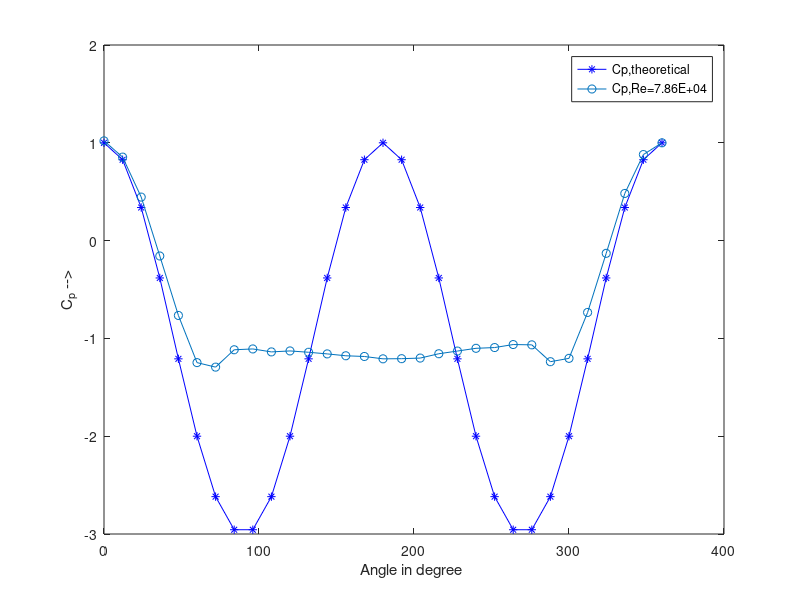
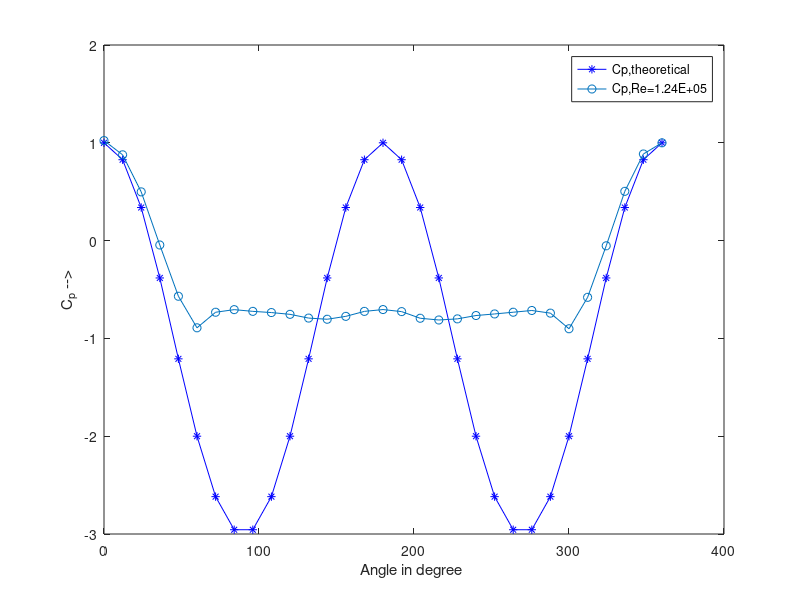
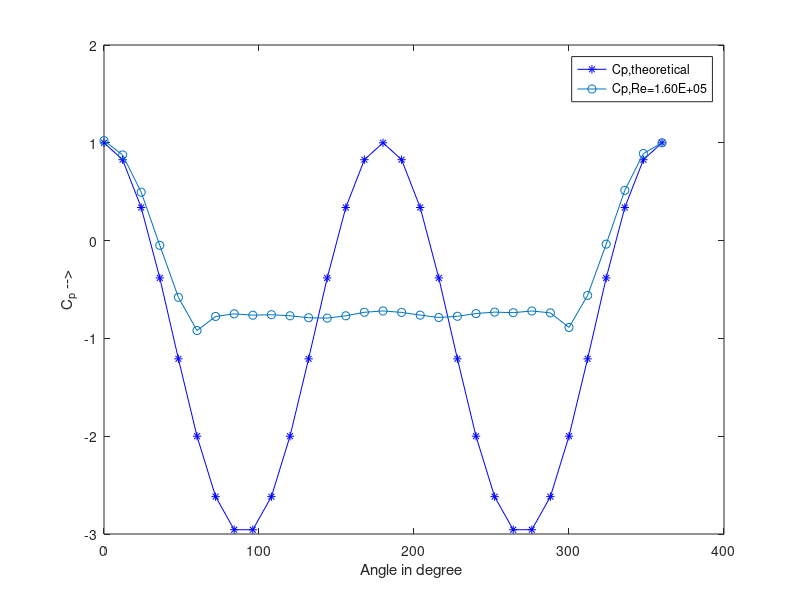
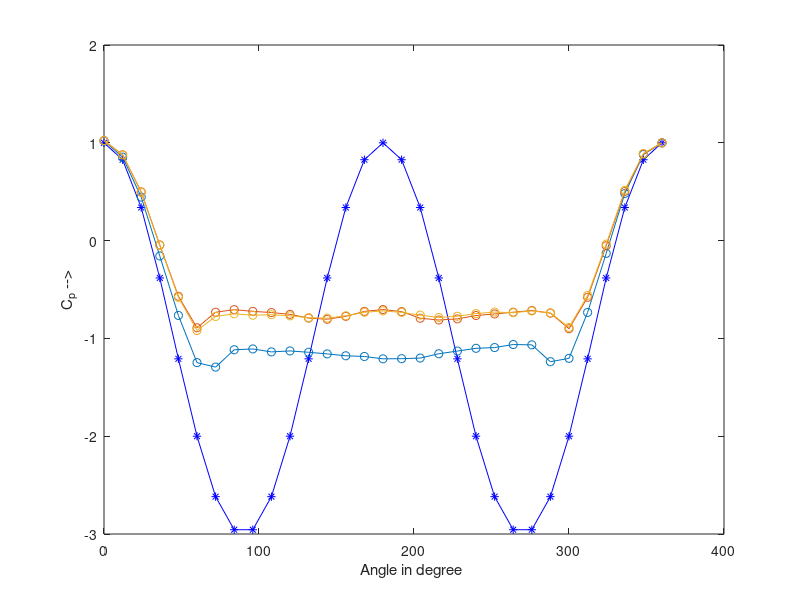

These charts were generated, in order, by the following MATLAB code:
%% Dataset

Angles = (0:12:348)'; % in degrees

cylinder_dia = 0.100 ; % in m
cylinder_span = 0.305 ; % in m

Viscosity = 1.81*10^-5 ; % viscosity of air in Pa.S at 25deg C
rho = 1.184 ; % density of air in kg/m^3

Pressure = [	
    87.10191	72.91167	37.9926	-13.44178	-65.35959	-106.54676	-110.49359	-95.3258	-94.61049	-97.19377	-96.34289	-97.51694	-98.93449	-100.56821	-101.19451	-103.24507	-103.1136	-102.58394	-98.80074	-96.45013	-94.0555	-93.39553	-90.76656	-91.02906	-105.74578	-102.82098	-62.73351	-11.11725	41.19468	75.15166;
	216.89573	185.97714	105.62432	-9.51218	-120.63177	-189.02377	-155.29684	-149.64784	-153.37488	-155.95703	-159.83605	-167.94584	-170.48817	-164.20531	-153.41828	-149.46237	-153.92578	-168.32525	-172.08825	-169.66468	-162.41159	-158.98018	-155.25659	-151.47165	-157.22779	-191.08762	-122.97787	-11.27479	106.79157	187.78013;
	364.16561	312.09513	176.36751	-17.24517	-206.54388	-327.56184	-276.20896	-266.62869	-271.71264	-269.87238	-273.83688	-280.9481	-282.35472	-273.78473	-261.11609	-256.0278	-261.49598	-271.36434	-279.96623	-275.6527	-265.70488	-260.38383	-262.47796	-256.28995	-263.21801	-316.22997	-199.61434	-12.83034	183.12669	316.97779;
];

freeStream_DynamicPressure= [85.40511; 211.99871; 356.17322] ;

% Calculation of Atmospheric P_infinity
% Pressure (:,1) contains the Stagnation pressure
P_infinity = Pressure(:,1) - freeStream_DynamicPressure;

%% calculation of Re

Re = (cylinder_dia / Viscosity) * (sqrt(2*rho*freeStream_DynamicPressure)); 

%% calculation of Cp

% Cp theoretical

Cp_theoretical = 1-4*(sind(Angles)).^2;

% Cp from Experimental data

Cp = Pressure ./freeStream_DynamicPressure;

Cp = [ Cp [1;1;1]];

for i =1:3
    figure(i);
    plot([Angles;360],[Cp_theoretical;1],"-*b");
    hold on;
    plot([Angles;360],Cp(i,:),"-o");
    legend("Cp,theoretical",['Cp,Re=',num2str(Re(i,1),'%.2E')]);
    xlabel("Angle in degree ");
    ylabel("C_p -->");
end

figure(4)
plot([Angles;360],[Cp_theoretical;1],"-*b");
hold on;
plot([Angles;360],Cp,"-o");
xlabel("Angle in degree ");
ylabel("C_p -->");

